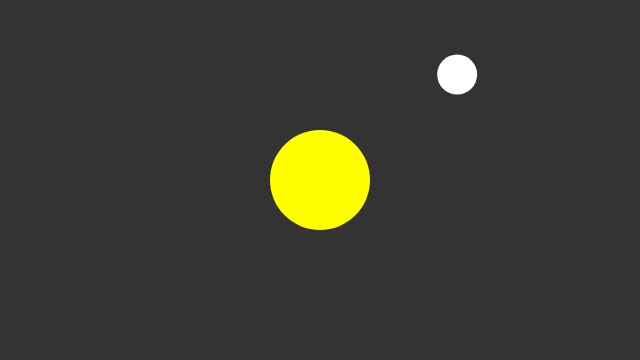
Frame 1 (no input)
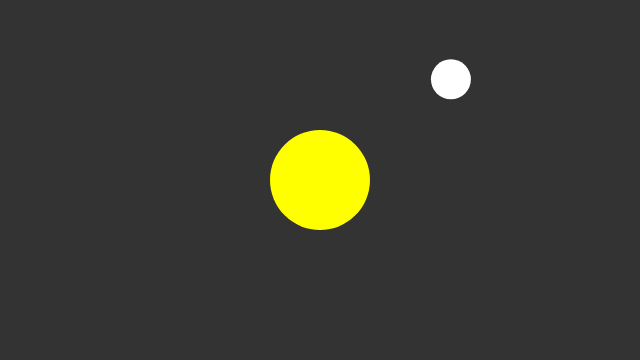
Frame 60 (no input)
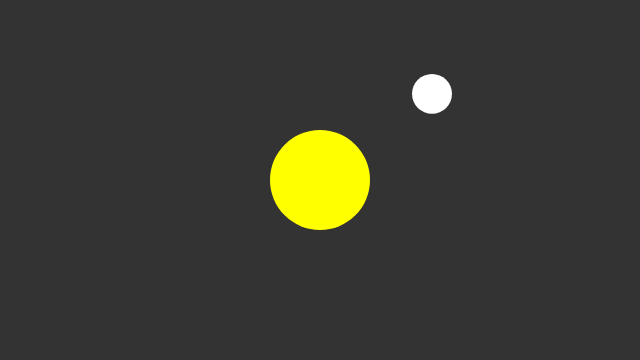
Frame 120 (the mouse pressed at the canvas centre since frame 60)

The p5.js sketch that drew these frames (run headless with seeded random() and noise() and a simulated clock; from frame 60 on, the mouse is pressed at the canvas centre):

// p5.js sketch
// ── sketch.js
var particles;
var nOfParticles = 1;
var attractor;
// FORCES
var gravity;
var wind;
var slider;

function setup() {
  createCanvas(640, 360);
  particles = [];
  for(var c = 0; c < nOfParticles; c++){
    particles.push(new Particle(random(0,width),random(0,height), random(1,5)));
  }
  gravity = createVector(0, 0.9);
  attractor = new Attractor(width/2, height/2, 10);
  //slider = createSlider(0, 100, 0);
  //slider.position(10, 10);
}

function draw() {
  background(51);
  for(var i = 0; i < particles.length; i++){
    particles[i].update();
    //particles[i].edges();
    //particles[i].addFriction();
    //particles[i].applyForce(gravity);
    var attractionForce = attractor.calculateAttraction(particles[i]);
    particles[i].applyForce(attractionForce);
    // Render
    particles[i].render();
    attractor.update();
    attractor.render();
  }
}

// ── attractor.js
// Adding mass to our physics world

function Attractor(x, y, m) {
  this.pos = createVector(x, y);
  this.vel = createVector(0, 0);
  this.acc = createVector(0, 0);
  this.mass = m;
  this.attractionConstant = 0.1;

  this.update = function(){
    this.vel.add(this.acc);
    this.pos.add(this.vel);
    this.acc.mult(0);
  }

  this.render = function(){
    noStroke();
    fill(255,255,0);
    ellipse(this.pos.x, this.pos.y, this.mass*10, this.mass*10);
  }

  // Used to attract particles
  this.calculateAttraction = function(particle){
    // Fg = m1*m2*G / distance^2
    var force = p5.Vector.sub(this.pos, particle.pos);
    // constrain(5,25) --> Limiting the distance to eliminate extreme results
    var distanceSquared = Math.pow(constrain(force.mag(), 3, 15), 2);
    var strength = (this.mass * particle.mass * this.attractionConstant)/distanceSquared;
    // Get only the dir
    force.normalize();
    // Scale based on the gravitational formula
    force.mult(strength);
    //var gVectorForce = createVector(force.x, force.y).mult(strength);
    return force;

  }
}

// ── particle.js
// Adding mass to our physics world

function Particle(x, y, m) {
  this.pos = createVector(x, y);
  this.vel = createVector(0, 0);
  this.acc = createVector(0, 0);
  this.mass = m;

  this.update = function(){
    this.vel.add(this.acc);
    this.pos.add(this.vel);
    this.acc.mult(0);
  }

  // Function to go after edges
  this.edges = function(){
    if(this.pos.y > height){
      this.vel.y *= -1;
      this.pos.y = height;
    }
    if(this.pos.x > width){
      this.vel.x *= -1;
      this.pos.x = width;
    }
    else if(this.pos.x < 0){
      this.vel.x *= -1;
      this.pos.x = 0;
    }
  }

  this.render = function(){
    fill(255);
    noStroke();
    ellipse(this.pos.x, this.pos.y, this.mass*10, this.mass*10);
  }

  // Used to calculate the addition a force to the particle
  this.applyForce = function(force){
    var f = force.copy();
    f.div(this.mass);
    this.acc.add(f);
  }

  /** This is just a preliminary attempt */
  this.addFriction = function(){
    var friction = this.vel.copy();
    friction.mult(-0.01);
    //console.log("Velocity: " + this.vel.y);
    //console.log("Friction: " + friction.y);
    this.acc.add(friction);
  }
}
